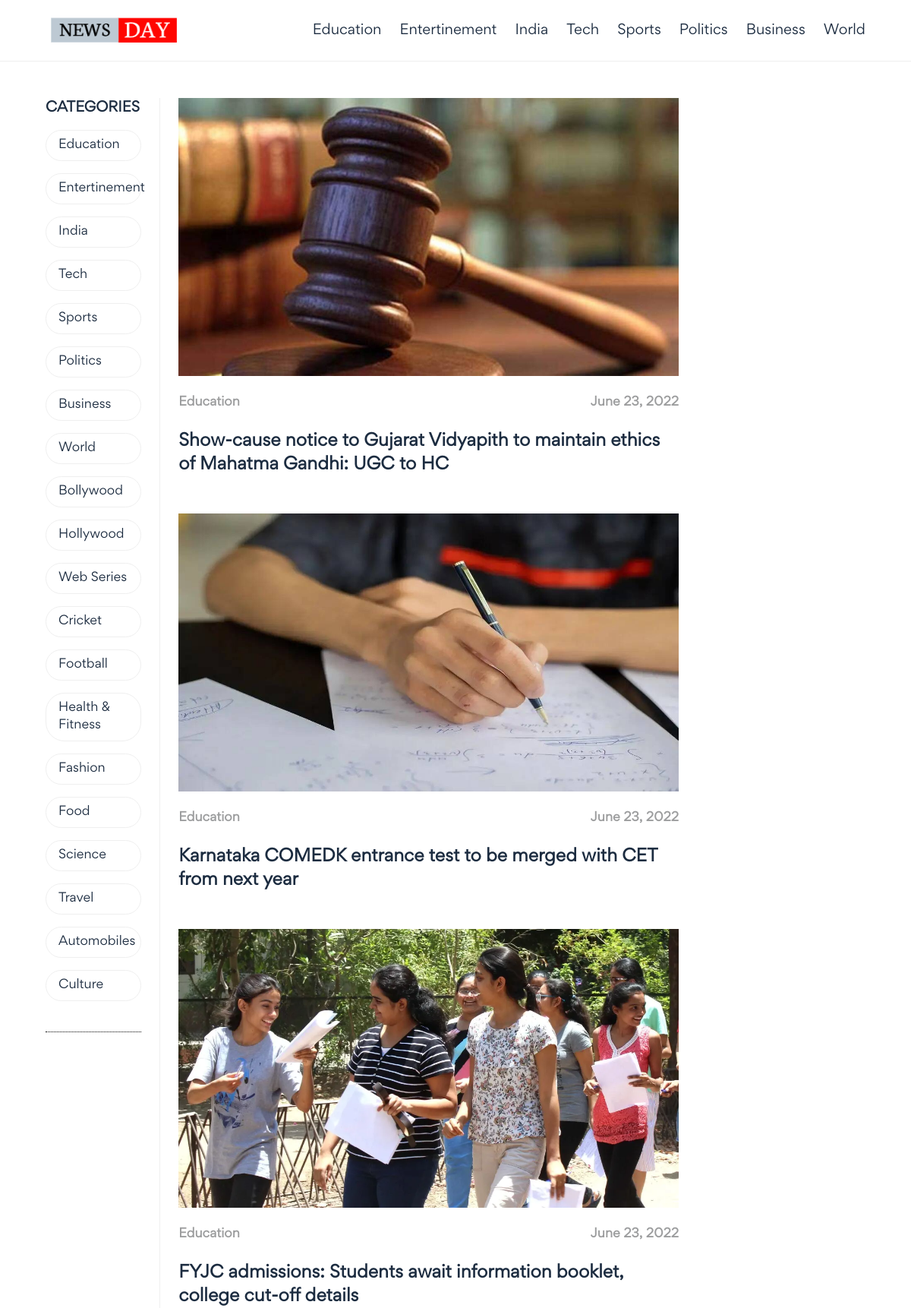
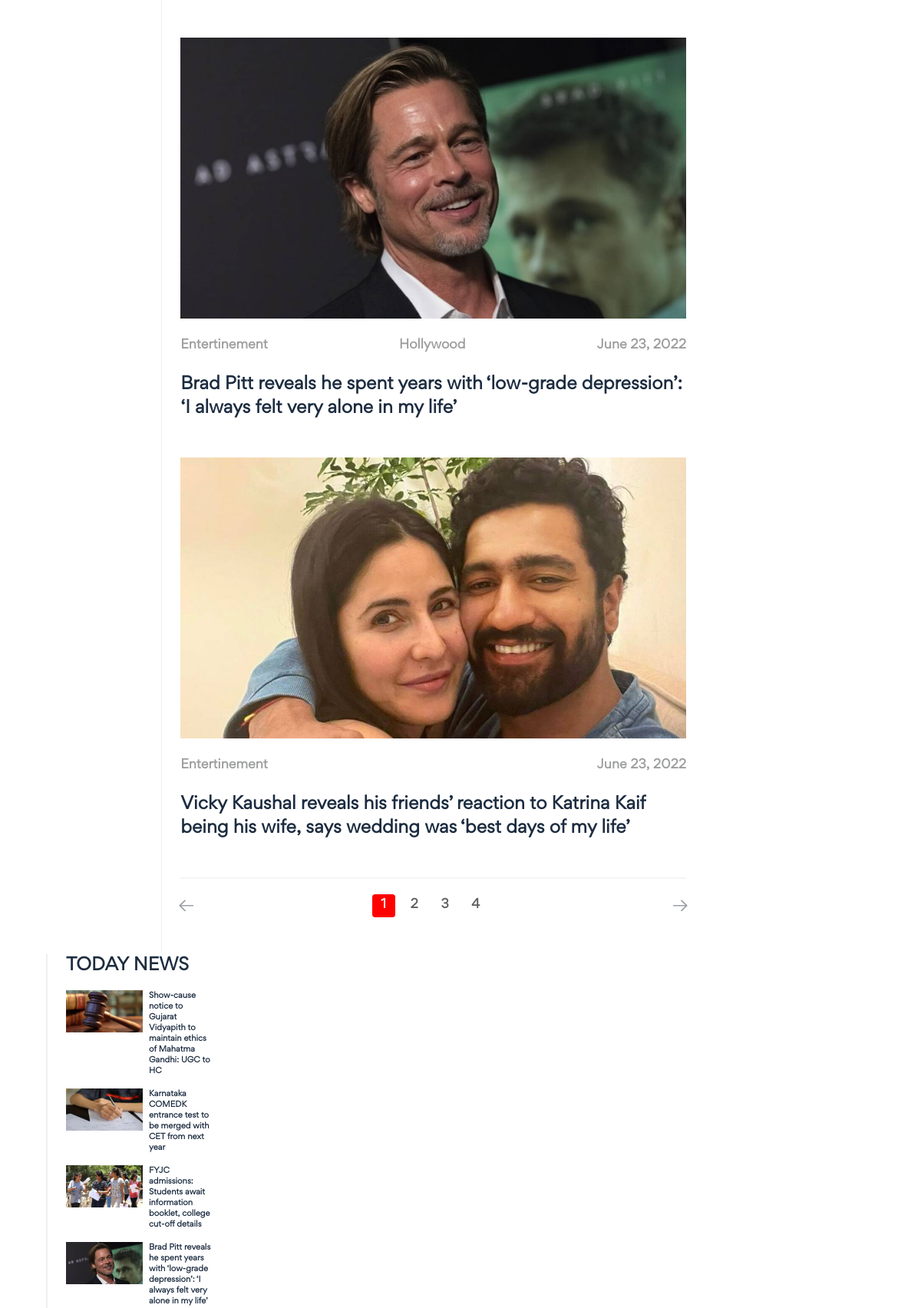
The page / (upper part) on the database its author committed (2 pictures, top to bottom).
### web/models.py (models this page shows, shortened)
class Category(models.Model):
    title = models.CharField(max_length=25)
    class Meta:
        verbose_name_plural = "categories"

class News(models.Model):
    title = models.CharField(max_length=125)
    short_description = models.TextField()
    description = RichTextField()
    categories = models.ManyToManyField("web.Category")
    featured_image = models.ImageField(upload_to="news/")
    published_date = models.DateField(auto_now_add=True)
    class Meta:
        verbose_name_plural = "news"
        ordering = ["-id"]

### web/views.py (the view)
# urls.py: path('',views.index, name="index"),
def index(request):
    categories = Category.objects.all()
    top_menu = Category.objects.all() [:8]
    trending = News.objects.all() [:5]
    entertinement = News.objects.filter(categories=2) [:5]
    education = News.objects.filter(categories=1) [:5]
    news = News.objects.all()
    search_categories = request.GET.get("category")
    print(search_categories)
    if search_categories:
        news = news.filter(categories__in=search_categories)
    instances = Paginator(news, 5)
    page = request.GET.get("page", 1)
    try:
        instances = instances.page(page)
    except PageNotAnInteger:
        instances = instances.page(1)
    except EmptyPage:
        instances = instances.page(instances.num_pages)
    context = {
        "categories": categories,
        "instances": instances,
        "top_menu": top_menu,
        "trending": trending,
        "entertinement":entertinement,
        "education": education
    }
    return render(request, "index.html", context=context)

### web/templatetags/paginator_tags.py (called while the page is built)
@register.simple_tag
def get_elided_page_rage(instances, number, on_each_side=1, on_ends=1):
    paginator = Paginator(instances.object_list, instances.per_page)
    return paginator.get_elided_page_range(number=number, on_each_side=on_each_side, on_ends=on_ends)

### templates/index.html (shortened to what this page needs)
{% extends "base.html" %}
{% block content %} {% load static %}
{% load paginator_tags %}
            <div class="news-section">
                <ul class="news">
                    {% for news in instances %}
                        <li>
                            <a href="{% url 'web:news' id=news.id %}">
                                <div class="news-image">
                                    <img src="{{news.featured_image.url}}" alt="News">
                                </div>
                                <div class="details">
                                    {% for category in news.categories.all %}
                                        <h4>{{category.title}}</h4>
                                    {% endfor %}
                                    <span>{{news.published_date}}</span>
                                </div>
                                <h3 class="head">
                                    {{news.title}}
                                </h3>
                            </a>
                        </li>
                    {% endfor %}
                </ul>
                {% if instances.has_other_pages %}
                    <div class="pagination">
                        {% if instances.has_previous %}
                            <a href="?page={{instances.previous_page_number}}" class="prev">
                                <span class="arrow">
                                    <img
                                        src="{% static './images/icons/arrow.svg' %}"
                                        alt="Arrow"
                                    />
                                </span>
                            </a>
                        {% else %}
                            <div class="prev disabled">
                                <span class="arrow">
                                    <img
                                        src="{% static './images/icons/arrow.svg' %}"
                                        alt="Arrow"
                                    />
                                </span>
                            </div>
                        {% endif %}
                        <div class="pages">
                            {% get_elided_page_rage instances.paginator instances.number as page_range %}
                            {% for i in page_range %}
                                {% if instances.number == i %}
                                    <span class="active">{{i}}</span>
                                {% else %}
                                    <a href="?page={{i}}">{{i}}</a>
                                {% endif %}
                            {% endfor %}
                        </div>
                        {% if instances.has_next %}
                            <a href="?page={{instances.next_page_number}}" class="next">
                                <span class="arrow">
                                    <img
                                        src="{% static './images/icons/arrow.svg' %}"
                                        alt="Arrow"
                                    />
                                </span>
                            </a>
                        {% endif %}
                    </div>
                {% endif %}
            </div>
{% endblock %}

### templates/base.html (shortened to what this page needs)
<!DOCTYPE html>
<html lang="en">
<head>
    {% load static %}
    <link rel="stylesheet" href="{% static './css/style.css' %}" type="text/css" />
</head>
<body>
    <header>
        <section class="wrapper">
            <div class="left">
                <h1>
                    <a href="{% url 'web:index' %}"><img src="{% static './images/logos/logo.png' %}" alt="Logo"></a>
                </h1>
            </div>
            <div class="right">
                <ul>
                    {% for category in top_menu %}
                        <li><a href="{% url 'web:index' %}?category={{category.id}}">{{category.title}}</a></li>
                    {% endfor %}
                </ul>
            </div>
        </section>
    </header>
    <section id="spotlight">
        <section class="wrapper">
            <div class="left-slide-bar">
                <h3>CATEGORIES</h3>
                <ul>
                    {% for category in categories %}
                        <li><a href="{% url 'web:index' %}?category={{category.id}}">{{category.title}}</a></li>
                    {% endfor %}
                </ul>
            </div>
            {% block content %} {% endblock %}
            <div class="right-slide-bar">
                <h3>TODAY NEWS</h3>
                <ul>
                    {% for news in trending %}
                        <li>
                            <a href="{% url 'web:news' id=news.id %}">
                                <img src="{{news.featured_image.url}}" alt="News">
                                <h3>{{news.title}}</h3>
                            </a>
                        </li>
                    {% endfor %}
                </ul>
            </div>
        </section>
    </section>
</body>
</html>

### rows shown on the page
Category: title "Education"
Category: title "Entertinement"
Category: title "India"
Category: title "Tech"
Category: title "Sports"
Category: title "Politics"
Category: title "Business"
Category: title "World"
Category: title "Bollywood"
Category: title "Hollywood"
Category: title "Web Series"
Category: title "Cricket"
Category: title "Football"
Category: title "Health & Fitness"
Category: title "Fashion"
Category: title "Food"
Category: title "Science"
Category: title "Travel"
Category: title "Automobiles"
Category: title "Culture"
News: featured_image (picture), published_date "June 23, 2022", title "Show-cause notice to Gujarat Vidyapith to maintain ethics of Mahatma Gandhi: UGC to HC"
News: featured_image (picture), published_date "June 23, 2022", title "Karnataka COMEDK entrance test to be merged with CET from next year"
News: featured_image (picture), published_date "June 23, 2022", title "FYJC admissions: Students await information booklet, college cut-off details"
News: featured_image (picture), published_date "June 23, 2022", title "Brad Pitt reveals he spent years with ‘low-grade depression’: ‘I always felt very alone in my life’"
News: featured_image (picture), published_date "June 23, 2022", title "Vicky Kaushal reveals his friends’ reaction to Katrina Kaif being his wife, says wedding was ‘best days of my life’"

### other values the page prints
{{ i }} "1"
{{ i }} "2" "3" "4"
